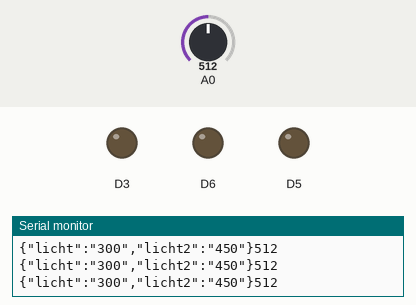
This sketch was run on a simulated ESP8266 (NodeMCU). On the bench: output pins drawn as LEDs (lit = HIGH), the last lines printed to the serial monitor. Dashed ring = blinking. The inputs (shaded band) are chosen by the test bench; at power-on: A0 = 512.

Above: at 1.2 s.
1.3 s: A0 set to 492
At 1.9 s:
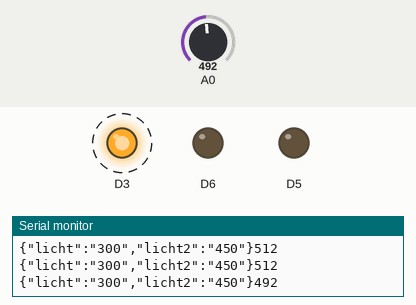
4.3 s: A0 set to 510
At 5.3 s:
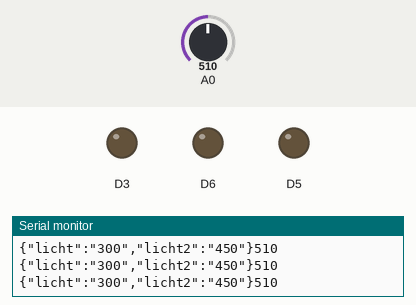
5.8 s: A0 set to 490
At 6.6 s:
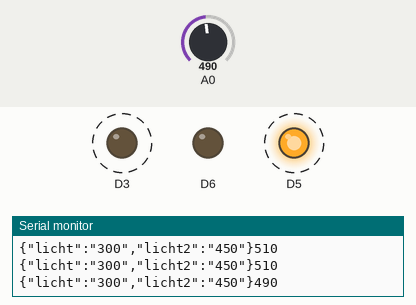
8.8 s: A0 set to 511
At 10.0 s:
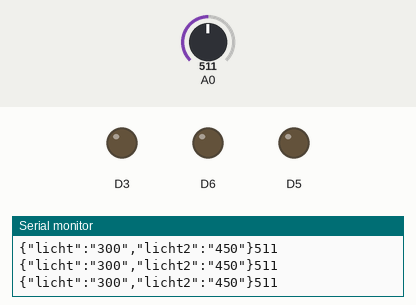
Timing chart, 0 to 11.3 s (numbered marks = the images above; inputs shaded):
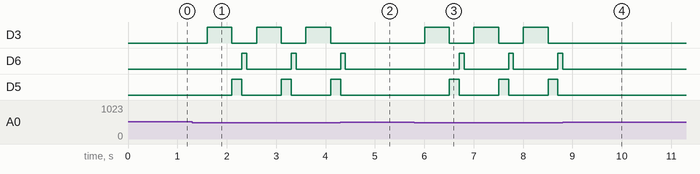

Measured:
- the behaviour switches between 500 and 499 on A0 (found by bisection; images 0 and 1)
- after the input at 1.3 s, D3: alternates HIGH for 0.50 s and LOW for 0.50 s, starting after 0.30 s; D6: alternates HIGH for 0.10 s and LOW for 0.90 s, starting after 1.0 s; D5: alternates HIGH for 0.20 s and LOW for 0.80 s, starting after 0.80 s
- after the input at 4.3 s, D3: stays LOW (without the input it goes to HIGH after 0.30 s); D6: goes on until 4.4 s, then stays LOW; D5: goes on until 4.3 s, then stays LOW
- after the input at 5.8 s, D3: alternates HIGH for 0.50 s and LOW for 0.50 s, starting after 0.21 s; D6: alternates HIGH for 0.10 s and LOW for 0.90 s, starting after 0.91 s; D5: alternates HIGH for 0.20 s and LOW for 0.80 s, starting after 0.71 s
- after the input at 8.8 s, D3, D5: stops changing and stays LOW; D6: goes on until 8.8 s, then stays LOW

The sketch:

les3.ino
```cpp
#include <ArduinoJson.h>

JsonDocument doc;
char jsonOut[128];

void setup(){
  Serial.begin(115200);
  pinMode(D3, OUTPUT);
   pinMode(D5, OUTPUT);
    pinMode(D6, OUTPUT);
}

void loop(){
  CreateJson();
  int ldr_value = analogRead(A0);
  Serial.println(ldr_value);
  delay(200);

  if (ldr_value < 500){
  digitalWrite(D3, HIGH);
   delay(500);
   digitalWrite(D3, LOW);
   digitalWrite(D5, HIGH);
   delay(200);
   digitalWrite(D5, LOW);
   digitalWrite(D6, HIGH);
   delay(100);
   digitalWrite(D6, LOW);

    }
}

void CreateJson(){
  doc["licht"] = "300";
  doc["licht2"] = "450";

  serializeJson(doc, jsonOut);

  serializeJson(doc, Serial);
}
```

sensors.ino
```cpp

```
